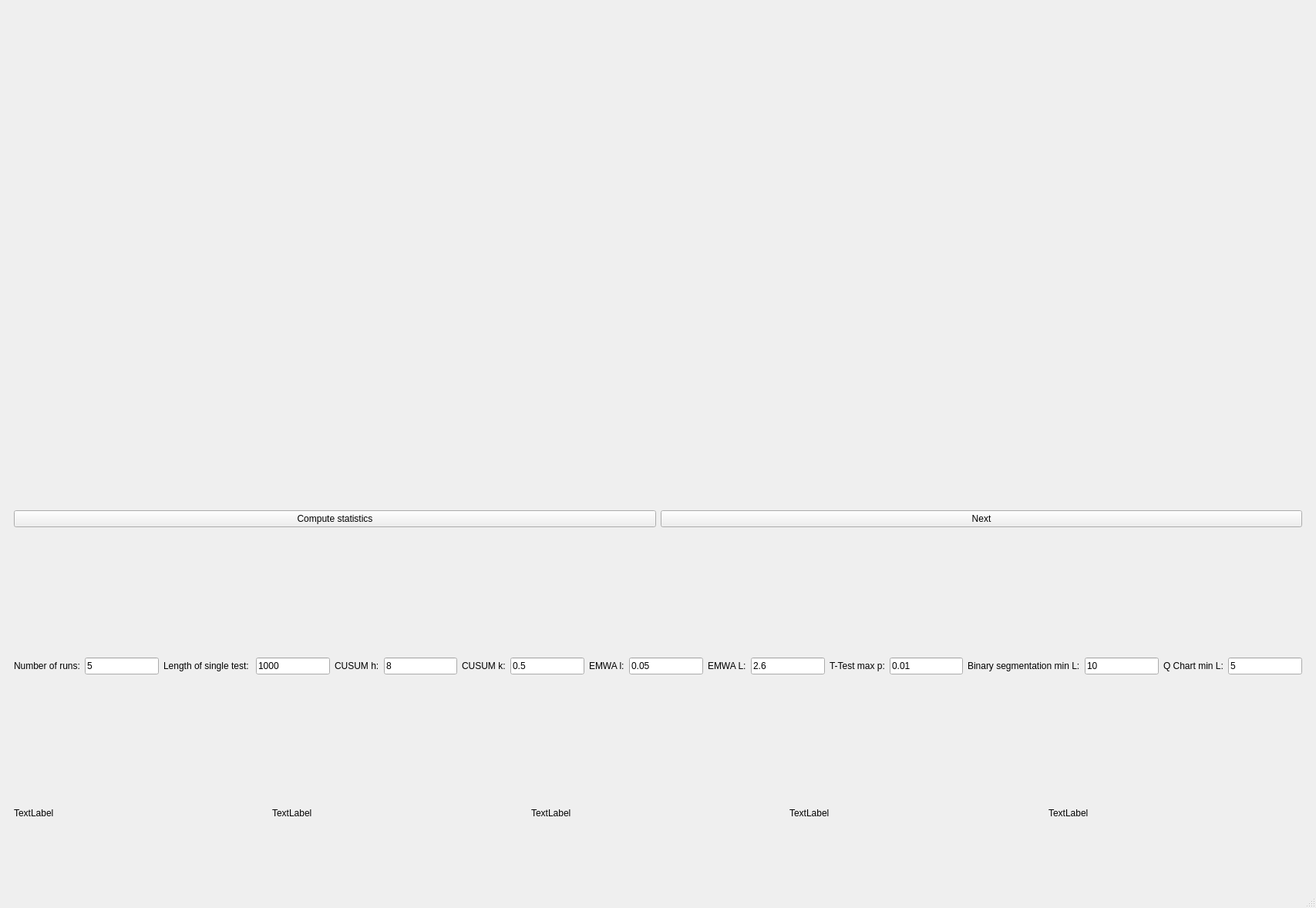
<?xml version="1.0" encoding="UTF-8"?>
<ui version="4.0">
 <class>MainWindow</class>
 <widget class="QMainWindow" name="MainWindow">
  <property name="geometry">
   <rect>
    <x>0</x>
    <y>0</y>
    <width>1707</width>
    <height>1178</height>
   </rect>
  </property>
  <property name="windowTitle">
   <string>MainWindow</string>
  </property>
  <widget class="QWidget" name="centralwidget">
   <layout class="QVBoxLayout" name="verticalLayout">
    <item>
     <widget class="QWidget" name="Plots" native="true">
      <property name="sizePolicy">
       <sizepolicy hsizetype="Preferred" vsizetype="Preferred">
        <horstretch>0</horstretch>
        <verstretch>0</verstretch>
       </sizepolicy>
      </property>
      <layout class="QHBoxLayout" name="Plotsl">
       <property name="sizeConstraint">
        <enum>QLayout::SetMaximumSize</enum>
       </property>
      </layout>
     </widget>
    </item>
    <item>
     <widget class="QWidget" name="diff" native="true">
      <layout class="QVBoxLayout" name="diffl"/>
     </widget>
    </item>
    <item>
     <widget class="QWidget" name="logdiff" native="true">
      <layout class="QVBoxLayout" name="logdiffl"/>
     </widget>
    </item>
    <item>
     <widget class="QWidget" name="widget" native="true">
      <layout class="QHBoxLayout" name="horizontalLayout">
       <item>
        <widget class="QPushButton" name="Go">
         <property name="text">
          <string>Compute statistics</string>
         </property>
        </widget>
       </item>
       <item>
        <widget class="QPushButton" name="next">
         <property name="text">
          <string>Next</string>
         </property>
        </widget>
       </item>
      </layout>
     </widget>
    </item>
    <item>
     <widget class="QWidget" name="widget_3" native="true">
      <layout class="QHBoxLayout" name="horizontalLayout_3">
       <item>
        <widget class="QLabel" name="label">
         <property name="sizePolicy">
          <sizepolicy hsizetype="Minimum" vsizetype="Preferred">
           <horstretch>0</horstretch>
           <verstretch>0</verstretch>
          </sizepolicy>
         </property>
         <property name="text">
          <string>Number of runs:</string>
         </property>
        </widget>
       </item>
       <item>
        <widget class="QLineEdit" name="iterations">
         <property name="sizePolicy">
          <sizepolicy hsizetype="Preferred" vsizetype="Fixed">
           <horstretch>0</horstretch>
           <verstretch>0</verstretch>
          </sizepolicy>
         </property>
         <property name="maximumSize">
          <size>
           <width>10000</width>
           <height>16777215</height>
          </size>
         </property>
         <property name="text">
          <string>5</string>
         </property>
        </widget>
       </item>
       <item>
        <widget class="QLabel" name="test">
         <property name="text">
          <string>Length of single test: </string>
         </property>
        </widget>
       </item>
       <item>
        <widget class="QLineEdit" name="Length">
         <property name="text">
          <string>1000</string>
         </property>
        </widget>
       </item>
       <item>
        <widget class="QLabel" name="label_2">
         <property name="text">
          <string>CUSUM h:</string>
         </property>
        </widget>
       </item>
       <item>
        <widget class="QLineEdit" name="CUSUMh">
         <property name="text">
          <string>8</string>
         </property>
        </widget>
       </item>
       <item>
        <widget class="QLabel" name="label_3">
         <property name="text">
          <string>CUSUM k:</string>
         </property>
        </widget>
       </item>
       <item>
        <widget class="QLineEdit" name="CUSUMk">
         <property name="text">
          <string>0.5</string>
         </property>
        </widget>
       </item>
       <item>
        <widget class="QLabel" name="label_4">
         <property name="text">
          <string>EMWA l:</string>
         </property>
        </widget>
       </item>
       <item>
        <widget class="QLineEdit" name="EMWAl">
         <property name="text">
          <string>0.05</string>
         </property>
        </widget>
       </item>
       <item>
        <widget class="QLabel" name="label_5">
         <property name="text">
          <string>EMWA L:</string>
         </property>
        </widget>
       </item>
       <item>
        <widget class="QLineEdit" name="EMWAL">
         <property name="text">
          <string>2.6</string>
         </property>
        </widget>
       </item>
       <item>
        <widget class="QLabel" name="label_6">
         <property name="text">
          <string>T-Test max p:</string>
         </property>
        </widget>
       </item>
       <item>
        <widget class="QLineEdit" name="TTestp">
         <property name="text">
          <string>0.01</string>
         </property>
        </widget>
       </item>
       <item>
        <widget class="QLabel" name="label_7">
         <property name="text">
          <string>Binary segmentation min L:</string>
         </property>
        </widget>
       </item>
       <item>
        <widget class="QLineEdit" name="BinSegL">
         <property name="text">
          <string>10</string>
         </property>
        </widget>
       </item>
       <item>
        <widget class="QLabel" name="label_8">
         <property name="text">
          <string>Q Chart min L:</string>
         </property>
        </widget>
       </item>
       <item>
        <widget class="QLineEdit" name="QChartL">
         <property name="text">
          <string>5</string>
         </property>
        </widget>
       </item>
      </layout>
     </widget>
    </item>
    <item>
     <widget class="QWidget" name="widget_2" native="true">
      <layout class="QHBoxLayout" name="horizontalLayout_2">
       <item>
        <widget class="QLabel" name="textEdit">
         <property name="text">
          <string>TextLabel</string>
         </property>
        </widget>
       </item>
       <item>
        <widget class="QLabel" name="EMWA">
         <property name="text">
          <string>TextLabel</string>
         </property>
        </widget>
       </item>
       <item>
        <widget class="QLabel" name="TTest">
         <property name="text">
          <string>TextLabel</string>
         </property>
        </widget>
       </item>
       <item>
        <widget class="QLabel" name="BS">
         <property name="text">
          <string>TextLabel</string>
         </property>
        </widget>
       </item>
       <item>
        <widget class="QLabel" name="QC">
         <property name="text">
          <string>TextLabel</string>
         </property>
        </widget>
       </item>
      </layout>
     </widget>
    </item>
   </layout>
  </widget>
  <widget class="QMenuBar" name="menubar">
   <property name="geometry">
    <rect>
     <x>0</x>
     <y>0</y>
     <width>1707</width>
     <height>21</height>
    </rect>
   </property>
  </widget>
  <widget class="QStatusBar" name="statusbar"/>
 </widget>
 <resources/>
 <connections/>
</ui>
